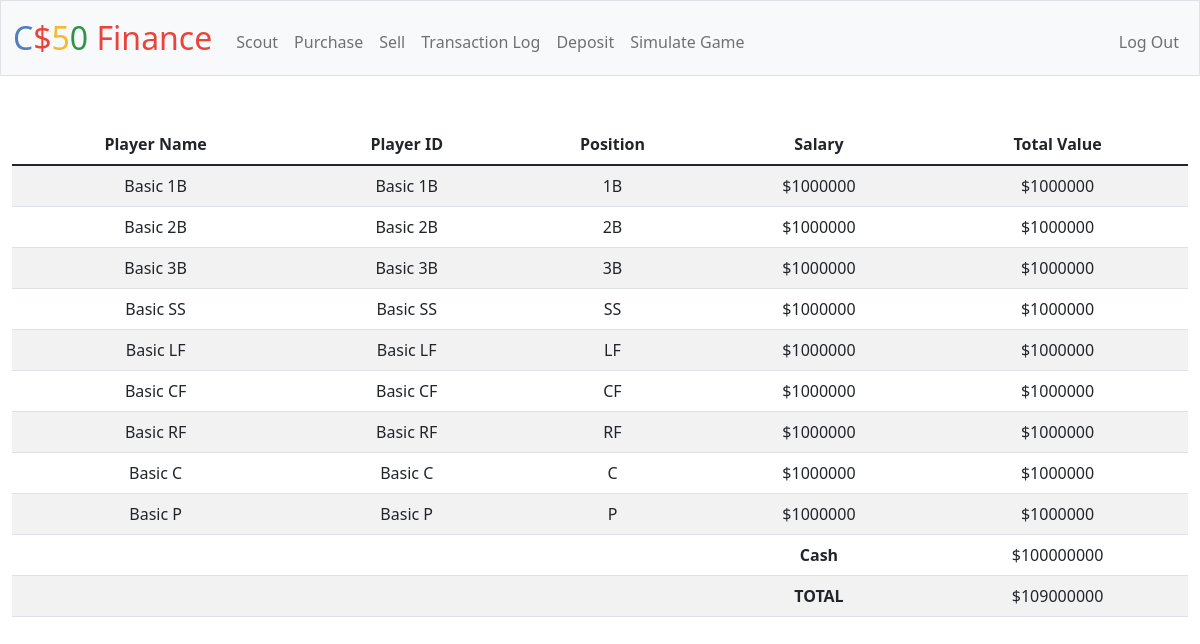
Screenshot of / (signed in) with the database file from the repository.
### tables this page shows
CREATE TABLE 'roster' ('userID' INTEGER NOT NULL,'playerID' TEXT NOT NULL, 'salary' INTEGER, 'position'  TEXT NOT NULL  );

CREATE TABLE 'users' ('id' INTEGER PRIMARY KEY AUTOINCREMENT NOT NULL, 'username' TEXT NOT NULL, 'hash' TEXT NOT NULL, 'cash' NUMERIC NOT NULL DEFAULT 100000000 );

### app.py (the view)
@app.route("/")
@login_required
def index():
    current_ID = session["user_id"]
    playersOwned = db.execute(
        "SELECT playerID, salary, position from roster WHERE userID = ?", current_ID)
    userCash = db.execute("SELECT cash FROM users WHERE id=?", current_ID)[
        0]["cash"]
    TOTALVALUE = userCash
    names = {}
    for player in playersOwned:
        if player["playerID"].split(" ")[0] == "Basic":
            names[player["playerID"]] = "Basic" + " " + player["position"]
        else:
            names[player["playerID"]] = getFullName(player["playerID"])
        TOTALVALUE = TOTALVALUE + player["salary"]
    return render_template("index.html", playersOwned=playersOwned, cash=userCash, TOTALVALUE=TOTALVALUE, names=names)

### app.py (called while the page is built)
@app.after_request
def after_request(response):
    response.headers["Cache-Control"] = "no-cache, no-store, must-revalidate"
    response.headers["Expires"] = 0
    response.headers["Pragma"] = "no-cache"
    return response

### helpers.py (called while the page is built)
def login_required(f):
    @wraps(f)
    def decorated_function(*args, **kwargs):
        if session.get("user_id") is None:
            return redirect("/login")
        return f(*args, **kwargs)
    return decorated_function

### templates/index.html (shortened to what this page needs)
{% extends "layout.html" %}
{% block main %}
<table class="table table-striped">
    <thead>
        <tr>
            <th>Player Name</th>
            <th>Player ID</th>
            <th>Position</th>
            <th>Salary</th>
            <th>Total Value</th>
        </tr>
    </thead>
    <tbody>
        {% for player in playersOwned %}
        <tr>
            <td>{{ names[player["playerID"]] }}</td>
            <td>{{ player["playerID"] }}</td>
            <td>{{ player["position"] }}</td>
            <td>${{ player['salary'] }}</td>
            <td>${{ player['salary'] }}</td>
        </tr>
        {%endfor%}
        <tr>
            <td colspan="3"></td>
            <td><strong>Cash</strong></td>
            <td>${{cash}}</td>
        </tr>
        <tr>
            <td colspan="3"></td>
            <td><strong>TOTAL</strong></td>
            <td>${{TOTALVALUE}}</td>
        </tr>
    </tbody>
    {% endblock %}

### templates/layout.html (shortened to what this page needs)
<!DOCTYPE html>
<html lang="en">
<head>
    <link href="https://cdn.jsdelivr.net/npm/bootstrap@5.1.3/dist/css/bootstrap.min.css"
 rel="stylesheet">
    <link href="/static/styles.css" rel="stylesheet">
</head>
<body>
    <nav class="bg-light border navbar navbar-expand-md navbar-light">
        <div class="container-fluid">
            <a class="navbar-brand" href="/"><span class="blue">C</span><span class="red">$</span><span
                    class="yellow">5</span><span class="green">0</span> <span class="red">Finance</span></a>
            <div class="collapse navbar-collapse" id="navbar">
                {% if session["user_id"] %}
                <ul class="navbar-nav me-auto mt-2">
                    <li class="nav-item"><a class="nav-link" href="/quote">Scout</a></li>
                    <li class="nav-item"><a class="nav-link" href="/buy">Purchase</a></li>
                    <li class="nav-item"><a class="nav-link" href="/sell">Sell</a></li>
                    <li class="nav-item"><a class="nav-link" href="/history">Transaction Log</a></li>
                    <li class="nav-item"><a class="nav-link" href="/deposit">Deposit</a></li>
                    <li class="nav-item"><a class="nav-link" href="/gameSimulate">Simulate Game</a></li>
                </ul>
                <ul class="navbar-nav ms-auto mt-2">
                    <li class="nav-item"><a class="nav-link" href="/logout">Log Out</a></li>
                </ul>
                {% else %}
                <ul class="navbar-nav ms-auto mt-2">
                    <li class="nav-item"><a class="nav-link" href="/register">Register</a></li>
                    <li class="nav-item"><a class="nav-link" href="/login">Log In</a></li>
                </ul>
                {% endif %}
            </div>
        </div>
    </nav>
    <main class="container-fluid py-5 text-center">
        {% block main %}{% endblock %}
    </main>
</body>
</html>

### cssfile/styles.css (style rules this page uses)
nav .navbar-brand { font-size: xx-large; }
nav .navbar-brand .blue { color: #537fbe; }
nav .navbar-brand .red { color: #ea433b; }
nav .navbar-brand .yellow { color: #f5b82e; }
nav .navbar-brand .green { color: #2e944b; }

### rows the page displays
roster: playerID "Basic 1B", position "1B", salary "1000000"
roster: playerID "Basic 2B", position "2B", salary "1000000"
roster: playerID "Basic 3B", position "3B", salary "1000000"
roster: playerID "Basic SS", position "SS", salary "1000000"
roster: playerID "Basic LF", position "LF", salary "1000000"
roster: playerID "Basic CF", position "CF", salary "1000000"
roster: playerID "Basic RF", position "RF", salary "1000000"
roster: playerID "Basic C", position "C", salary "1000000"
roster: playerID "Basic P", position "P", salary "1000000"
users: cash "100000000"

### other values shown
{{ TOTALVALUE }} "109000000"
